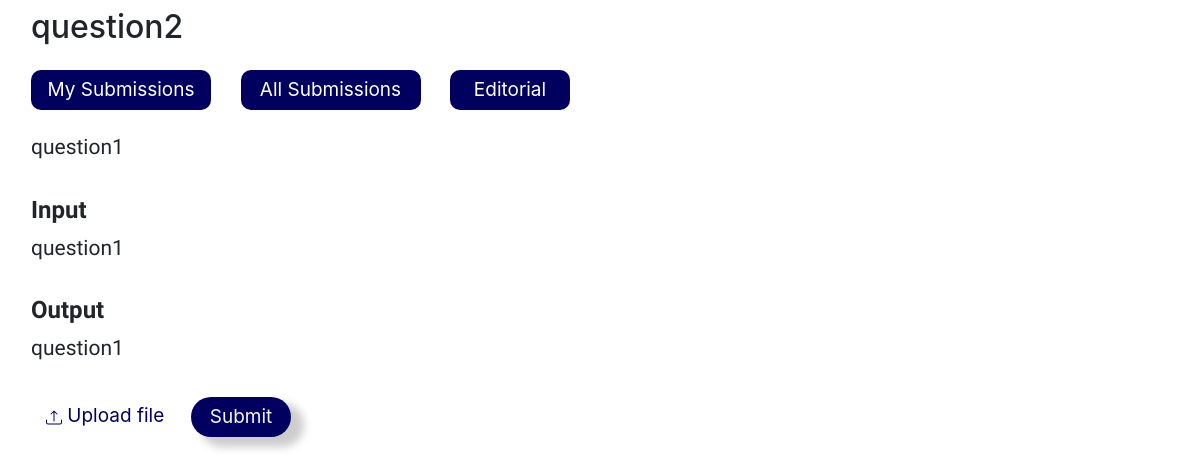
The app's page /contests/contest/7/problem/5/ (signed in) with its own data.
### contests/models.py (models this page shows, shortened)
class Question(models.Model):
    contest = models.ForeignKey(Contest, on_delete=models.CASCADE)
    name=models.CharField(max_length=255)
    problem_statement=RichTextField()
    code=models.CharField(max_length=255)
    users=models.ManyToManyField(User)
    input_statement=RichTextField()
    constraint_statement=RichTextField()
    output_statement=RichTextField()
    editorial=RichTextField(default="Coming Soon")
    points=models.IntegerField(default=0)

### contests/views.py (the view, shortened to what this page needs)
# urls.py: path('contest/<int:contest_id>/problem/<int:question_id>/', views.questionDetail,name='question_detail'),
@login_required
def questionDetail(request,contest_id,question_id):
    if cache.get(str(question_id)):
        question,testcases=cache.get(str(question_id))
    else:
        question=Question.objects.get(pk=question_id)
        testcases=Testcases.objects.filter(question=question,is_sample_testcase=True)
        cache.set(str(question_id),(question,testcases),timeout=24*60)
    count=1
    sample_testcase_data=[]
    return render(request,'questiondetail.html',{'question':question,'sample_testcase_data':sample_testcase_data})

### templates/questiondetail.html (shortened to what this page needs)
{% load static %}
<!DOCTYPE html>
<html>
    <head>
        <link rel="stylesheet" href="{% static 'detail.css' %}">
        <link rel="stylesheet" href="https://cdn.jsdelivr.net/npm/bootstrap@4.0.0/dist/css/bootstrap.min.css">
        <link rel="stylesheet" href="https://maxcdn.bootstrapcdn.com/bootstrap/4.5.2/css/bootstrap.min.css">
    </head>
    <body>
        <div class="detail-section">
            <div class="container-fluid">
                <div class="row">
                    <div class="col-12 mt-2 ml-3 mr-3" id="problem-heading">
                        <h2>{{question.name}}</h2>
                    </div>
                    <div class="col-12 col-lg-12 ml-3 mt-3">
                        <a href="submissions/"><button id="my-submission-button">My Submissions</button></a>
                        <a href="allsubmissions/"><button id="all-submission-button">All Submissions</button></button></a>
                        <a href="editorial/"><button id="editorial-button">Editorial</button></a>
                    </div>
                    <div class="col-12 mt-3 ml-3 mr-3" id="problem-statement">
                        {{question.problem_statement | safe}}
                    </div>
                    <div class="col-12 mt-3 ml-3 mr-3" id="problem-statement">
                        <h4 id="sample-input" style="font-weight:bold">Input</h4>
                    </div>
                    <div class="col-12 ml-3 mr-3" id="problem-statement">
                        {{question.input_statement | safe}}
                    </div>
                    <div class="col-12 mt-3 ml-3 mr-3" id="problem-statement">
                        <h4 id="sample-input" style="font-weight:bold">Output</h4>
                    </div>
                    <div class="col-12 ml-3 mr-3" id="problem-statement">
                        {{question.output_statement | safe}}
                    </div>
                    <div class="col-12 mt-3 mr-3">
                        <form id="myForm" enctype="multipart/form-data">
                            <div class="file-input ml-3">
                                <label for="solution" class="file-label">
                                    Upload file
                                </label>
                                <button type="submit" id="submit-btn" class="submit-button" data-inline="true">Submit</button>
                            </div>
                            <div style="display:flex;align-items:center;padding-left:17px;">
                            </div>
                        </form>
                    </div>
                </div>
            </div>
        </div>
    </body>
</html>

### static/detail.css (style rules this page uses)
.detail-section { margin-left: 0px; padding-left:0px; }
#problem-statement { font-family:'Hind Siliguri', sans-serif; font-size:21px; }
.submit-button { height: 40px; width: 100px; border-radius: 50px; color:whitesmoke; background-color:#01005e; font-size: 19px; border: none; cursor: pointer; display: inline-block; vertical-align: middle; margin-left: 10px; margin-bottom: 6px; }
.submit-button { box-shadow: 11px 8px 9px 2px rgba(0,0,0,0.2) }
.file-input { display: flex; align-items: center; }
.file-label { cursor: pointer; color:#01005e; align-items: center; border-radius: 50px; cursor: pointer; height: 40px; width: 150px; font-size: 19px; border: none; cursor: pointer; display: inline-block; vertical-align: middle; padding-left:15px; padding-right:13px; padding-top:6px; padding-bottom:3px; transition: background-color 0.3s ease; position: relative; }
#my-submission-button { height: 40px; width: 180px; border-radius: 10px; color:white; background-color:#01005e; font-size: 19px; border: none; cursor: pointer; display: inline-block; vertical-align: middle; margin-bottom: 6px; }
#all-submission-button { height: 40px; width: 180px; border-radius: 10px; color:white; background-color:#01005e; font-size: 19px; border: none; cursor: pointer; display: inline-block; vertical-align: middle; margin-left: 25px; margin-bottom: 6px; }
#editorial-button { height: 40px; width: 120px; border-radius: 10px; color:white; background-color:#01005e; font-size: 19px; border: none; cursor: pointer; display: inline-block; vertical-align: middle; margin-left:25px; margin-bottom: 6px; }

### records on screen
Question: name "question2", problem_statement "question1", input_statement "question1", output_statement "question1"
